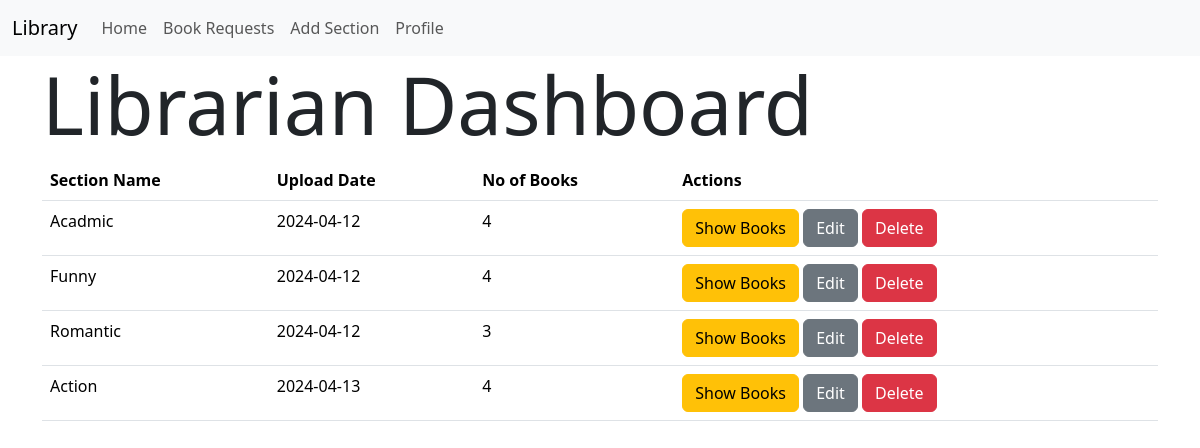
Page /librarian (signed in) on the committed database.
### models.py (models this page shows)
class Section(db.Model):
    id = db.Column(db.Integer, primary_key=True)
    name = db.Column(db.String(32), unique=True)
    date_created = db.Column(db.Date,default=datetime.utcnow)
    description = db.Column(db.Text)#
    books = db.relationship('Book', backref='section', lazy=True,cascade='all, delete-orphan')

### routes.py (the view)
@app.route('/librarian')
@librarian_required
def librarian():
    user = User.query.get(session['user_id'])
    sections = Section.query.all()
    section_names = [section.name for section in sections]
    return render_template('librarian.html', sections=sections, section_names=section_names,user= user )

### routes.py (called while the page is built)
def librarian_required(func):
    @wraps(func)
    def inner(*args, **kwargs):
        if 'user_id' not in session:
            flash('Please login to continue')
            return redirect(url_for('login'))
        user = User.query.get(session['user_id'])
        if not user.is_librarian:
            flash('You are not authorized to access this page')
            return redirect(url_for('index'))
        return func(*args, **kwargs)
    return inner

### templates/librarian.html (shortened to what this page needs)
{% extends 'layout.html' %}
{% block content %}
<h1 class="display-1">Librarian Dashboard</h1>
<table class="table">
    <thead>
        <tr>
            <th>Section Name</th>
            <th>Upload Date</th>
            <th>No of Books</th>
            <th>Actions</th>
        </tr>
    </thead>
    <tbody>
        {% for section in sections %}
        <tr>
            <td>{{section.name}}</td>
            <td>{{section.date_created.strftime('%Y-%m-%d')}}</td>
            <td>{{section.books|length}}</td>
            <td>
                <a href="{{url_for('show_section', id=section.id)}}" class="btn btn-warning">
                    Show Books
                </a>
                <a href="{{url_for('edit_section', id=section.id)}}" class="btn btn-secondary">
                    Edit
                </a>
                <a href="{{url_for('delete_section', id=section.id)}}" class="btn btn-danger">
                    Delete
                </a>
            </td>
        </tr>
        {% endfor %}
    </tbody>
</table>
{% endblock %}

### rows in the picture
Section: name "Acadmic", date_created "2024-04-12", books|length "4"
Section: name "Funny", date_created "2024-04-12", books|length "4"
Section: name "Romantic", date_created "2024-04-12", books|length "3"
Section: name "Action", date_created "2024-04-13", books|length "4"
